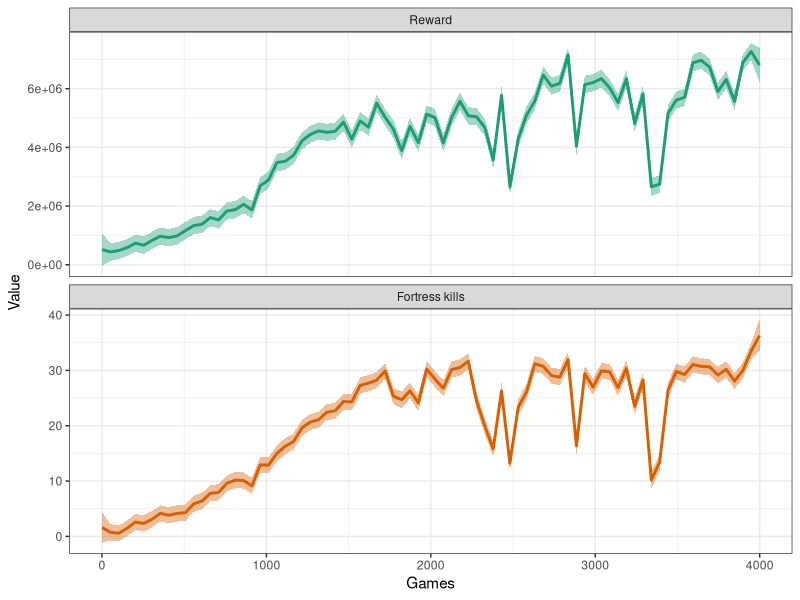
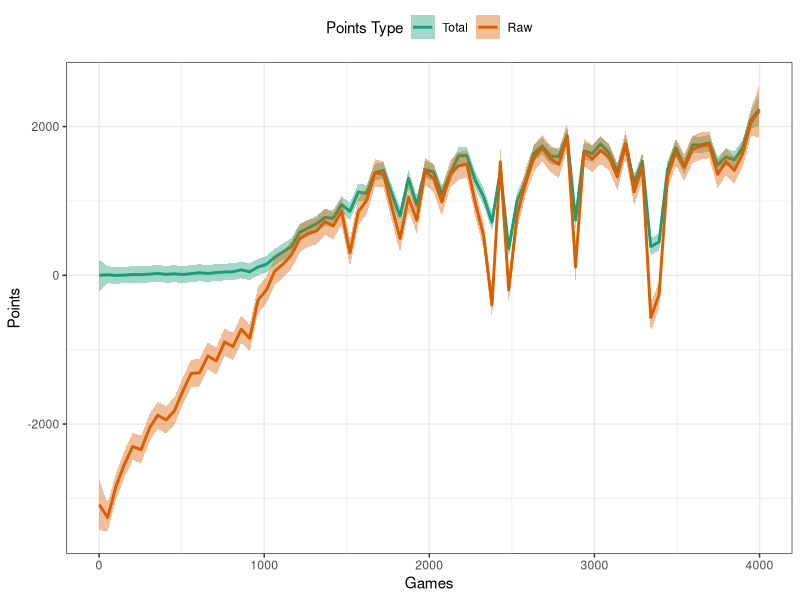
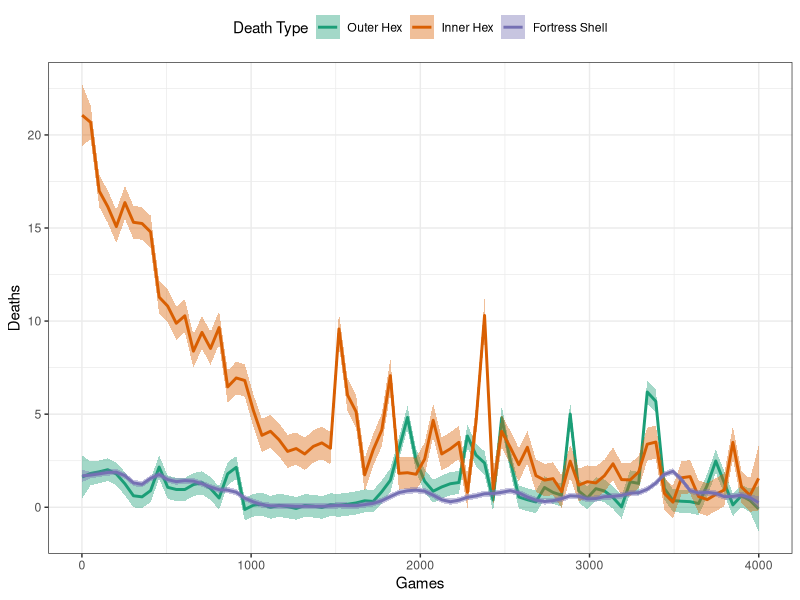
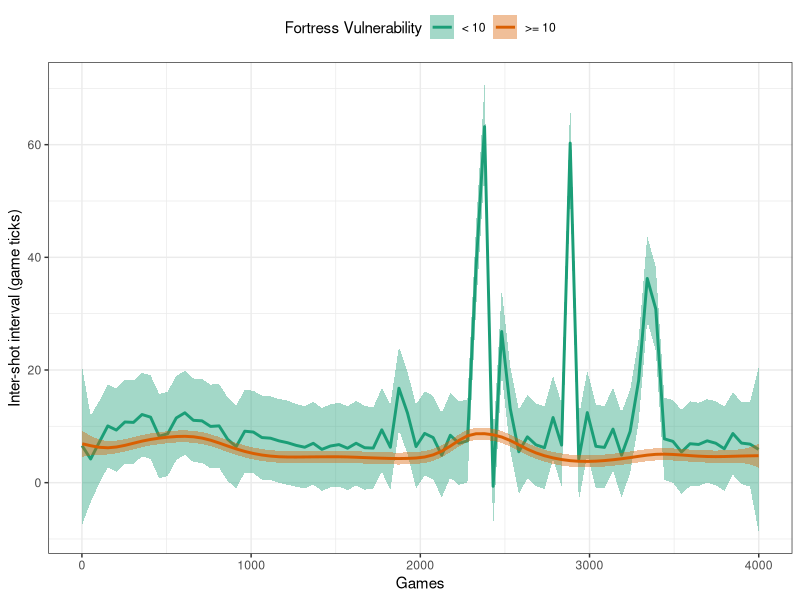
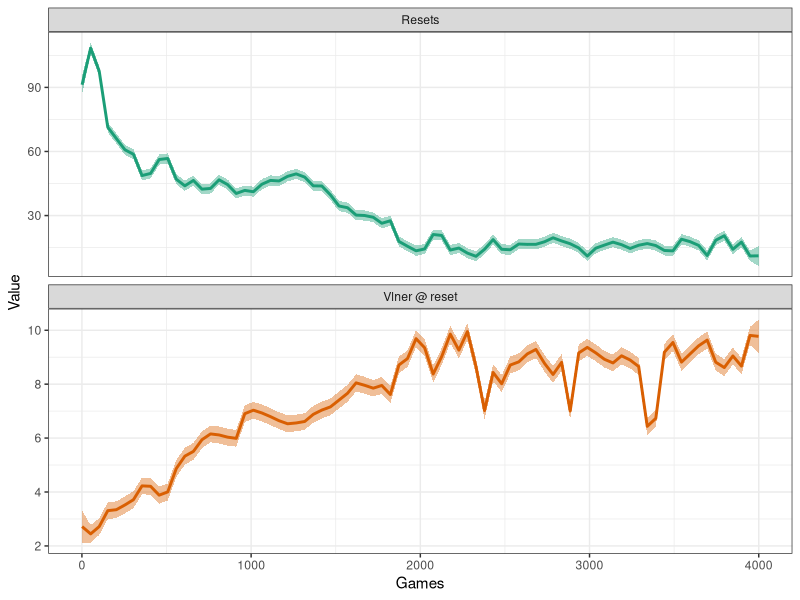

Here is the R script that generated these plots, in order:
## ---- chunk 1
require(data.table)
require(ggplot2)

d = fread("dqn_autoturn_sf_log-long.tsv", header=T)
## ---- chunk 2
.d = melt(d[,.SD,.SDcols=c("episode","episode_reward","fortress_kills")],id.vars="episode")
.d[,variable:=factor(variable,levels=c("episode_reward","fortress_kills"),labels=c("Reward","Fortress kills"))]
print(
  p <- ggplot(.d,aes(x=episode,y=value,group=variable,color=variable,fill=variable)) + 
    geom_smooth(method = "gam", formula = y ~ s(x, k = 100)) + 
    facet_wrap(~variable,scales="free_y",ncol=1) +
    xlab("Games") +
    ylab("Value") +
    theme_bw() +
    scale_color_brewer("Measure",palette="Dark2",guide=FALSE) +
    scale_fill_brewer("Measure",palette="Dark2",guide=FALSE)
)
## ---- chunk 3
.d = melt(d[,.SD,.SDcols=c("episode","total","raw_pnts")],id.vars="episode")
.d[,variable:=factor(variable,levels=c("total","raw_pnts"),labels=c("Total", "Raw"))]
print(
  p <- ggplot(.d,aes(x=episode,y=value,group=variable,color=variable,fill=variable)) + 
    geom_smooth(method = "gam", formula = y ~ s(x, k = 100)) + 
    xlab("Games") +
    ylab("Points") +
    theme_bw() +
    scale_color_brewer("Points Type",palette="Dark2") +
    scale_fill_brewer("Points Type",palette="Dark2") +
    theme(legend.position="top")
)
## ---- chunk 4
.d = melt(d[,.SD,.SDcols=c("episode","outer_deaths","inner_deaths","shell_deaths")],id.vars="episode")
.d[,variable:=factor(variable,levels=c("outer_deaths","inner_deaths","shell_deaths"),labels=c("Outer Hex","Inner Hex", "Fortress Shell"))]
print(
  p <- ggplot(.d,aes(x=episode,y=value,group=variable,color=variable,fill=variable)) + 
    geom_smooth(method = "gam", formula = y ~ s(x, k = 100)) + 
    xlab("Games") +
    ylab("Deaths") +
    theme_bw() +
    scale_color_brewer("Death Type",palette="Dark2") +
    scale_fill_brewer("Death Type",palette="Dark2") +
    theme(legend.position="top")
)
## ---- chunk 5
.d = melt(d[,.SD,.SDcols=c("episode","isi_pre","isi_post")],id.vars="episode")
.d[,variable:=factor(variable,levels=c("isi_pre","isi_post"),labels=c("< 10",">= 10"))]
print(
  p <- ggplot(.d,aes(x=episode,y=value,group=variable,color=variable,fill=variable)) + 
    geom_smooth(method = "gam", formula = y ~ s(x, k = 100)) + 
    xlab("Games") +
    ylab("Inter-shot interval (game ticks)") +
    theme_bw() +
    scale_color_brewer("Fortress Vulnerability",palette="Dark2") +
    scale_fill_brewer("Fortress Vulnerability",palette="Dark2") +
    theme(legend.position="top")
)
## ---- chunk 6
.d = melt(d[,.SD,.SDcols=c("episode","resets","reset_vlners")],id.vars="episode")
.d[,variable:=factor(variable,levels=c("resets","reset_vlners"),labels=c("Resets","Vlner @ reset"))]
print(
  p <- ggplot(.d,aes(x=episode,y=value,group=variable,color=variable,fill=variable)) + 
    geom_smooth(method = "gam", formula = y ~ s(x, k = 100)) + 
    facet_wrap(~variable,scales="free_y",ncol=1) +
    xlab("Games") +
    ylab("Value") +
    theme_bw() +
    scale_color_brewer("Measure",palette="Dark2",guide=FALSE) +
    scale_fill_brewer("Measure",palette="Dark2",guide=FALSE)
)
